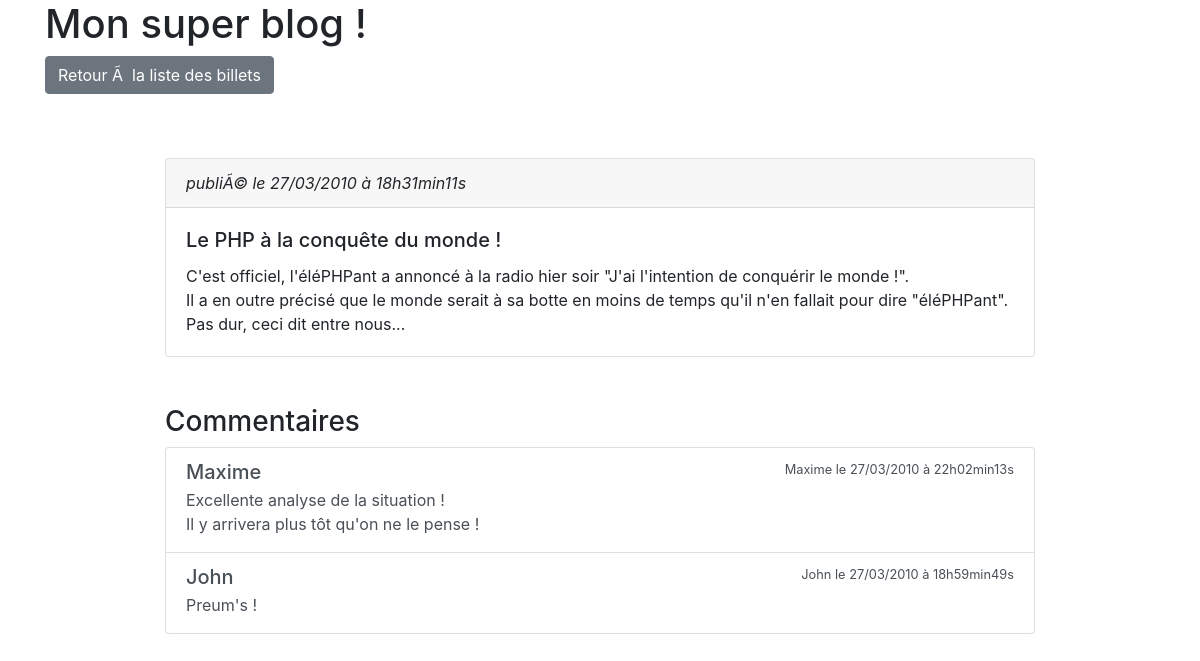
/commentaires.php?billet=2, run on the app's committed database.
### tables this page shows
CREATE TABLE IF NOT EXISTS `billets` (
  `id` int(11) NOT NULL AUTO_INCREMENT,
  `titre` varchar(255) NOT NULL,
  `contenu` text NOT NULL,
  `date_creation` datetime NOT NULL,
  PRIMARY KEY (`id`)
);

CREATE TABLE IF NOT EXISTS `commentaires` (
  `id` int(11) NOT NULL AUTO_INCREMENT,
  `id_billet` int(11) NOT NULL,
  `auteur` varchar(255) NOT NULL,
  `commentaire` text NOT NULL,
  `date_commentaire` datetime NOT NULL,
  PRIMARY KEY (`id`)
);

### commentaires.php (the view, shortened to what this page needs)
<!DOCTYPE html>
<html>
<head>
    <link href="css/bootstrap.css" rel="stylesheet">
    <link href="css/style.css" rel="stylesheet" />
</head>
<body>
<header class="container">
    <div class="row justify-content-center">
        <div class="col-12">
            <h1>Mon super blog !</h1>
            <p><a href="index.php" class="btn btn-secondary">Retour Ã  la liste des billets</a></p>
        </div>
    </div>
</header>
<section class="container-fluid">
    <div class="row justify-content-center">
        <div class="col-9">
            <?php
            require_once("bd.php");
            $req = $db->prepare(
                'SELECT id, titre, contenu, DATE_FORMAT(date_creation, \'%d/%m/%Y à %Hh%imin%ss\') AS date_creation_fr FROM billets
                WHERE id = :id'
            );
            $req->execute([
                    ':id'=>$_REQUEST['billet']
            ]);
            $donnees = $req->fetch();
            ?>
            <div class="card mt-5">
                <div class="card-header">
                    <em>publiÃ© le <?php echo $donnees['date_creation_fr']; ?></em>
                </div>
                <div class="card-body">
                    <h5 class="card-title"><?php echo htmlspecialchars($donnees['titre']); ?></h5>
                    <p class="card-text"><?php echo nl2br(htmlspecialchars($donnees['contenu'])); ?></p>
                </div>
            </div>
        </div>
    </div>
    <div class="row justify-content-center mt-5">
        <div class="col-9">
            <h3>Commentaires</h3>
            <div class="list-group">
                <?php
                $req = $db->prepare(
                    'SELECT
                                auteur,
                                commentaire,
                                DATE_FORMAT(date_commentaire, \'%d/%m/%Y à %Hh%imin%ss\') AS date_commentaire_fr
                            FROM commentaires
                            WHERE id_billet = :id
                            ORDER BY date_commentaire DESC'
                );
                $req->execute([
                        ':id'=>$_GET['billet']
                ]);
                while ($donnees = $req->fetch())
                {
                    ?>
                    <a href="#" class="list-group-item list-group-item-action flex-column align-items-start">
                        <div class="d-flex w-100 justify-content-between">
                            <h5 class="mb-1"><?php echo htmlspecialchars($donnees['auteur']); ?></h5>
                            <small><?php echo htmlspecialchars($donnees['auteur']); ?></strong> le <?php echo $donnees['date_commentaire_fr']; ?></small>
                        </div>
                        <p class="mb-1"><?php echo nl2br(htmlspecialchars($donnees['commentaire'])); ?></p>
                    </a>
                    <?php
                }
                ?>
            </div>
        </div>
    </div>
</section>
</body>
</html>

### data on the page
billets: titre "Le PHP à la conquête du monde !", contenu "C'est officiel, l'éléPHPant a annoncé à la radio hier soir \"J'ai l'intention de conquérir le monde !\". Il a en outre précisé que le monde serait à sa botte en moins de temps qu'il n'en fallait pour dire \"éléPHPant\". Pas dur, ceci dit entre nous..."
commentaires: auteur "Maxime", date_commentaire_fr "27/03/2010 à 22h02min13s", commentaire "Excellente analyse de la situation ! Il y arrivera plus tôt qu'on ne le pense !"
commentaires: auteur "John", date_commentaire_fr "27/03/2010 à 18h59min49s", commentaire "Preum's !"

### other printed values
$donnees['date_creation_fr'] "27/03/2010 à 18h31min11s"
